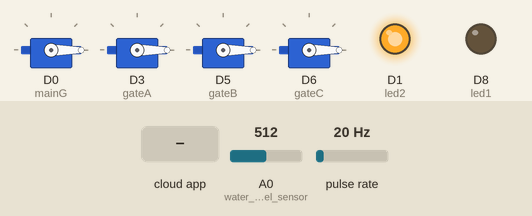
A sketch run on a simulated ESP8266 (NodeMCU). Parts: 4 × servo, output pins drawn as LEDs (lit = HIGH). Wiring (inferred from the names in the program): pulse sensor: data D7. The inputs (shaded band) are chosen by the test bench; at power-on: A0 (water_level_sensor) = 512, pulse rate 20 Hz. WiFi joins after 1.5 s; servers stay silent unless stated; the Firebase database answers and starts empty; what the sketch prints to the serial monitor is not drawn.

Above: at 4.4 s.
4.5 s: the phone or cloud app sets mainGate to 1
At 7.6 s:
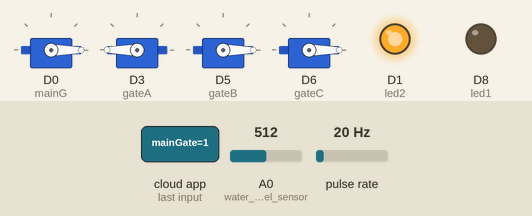
8.1 s: the phone or cloud app sets gateA to 1
At 9.54 s:
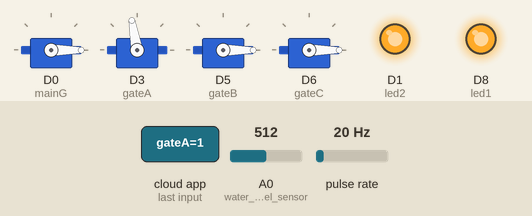
11.1 s: the phone or cloud app sets gateB to 1
At 13.7 s:
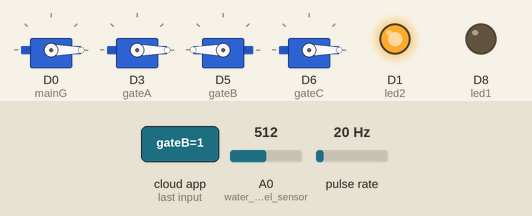
14.1 s: the phone or cloud app sets gateC to 1
At 16.8 s:
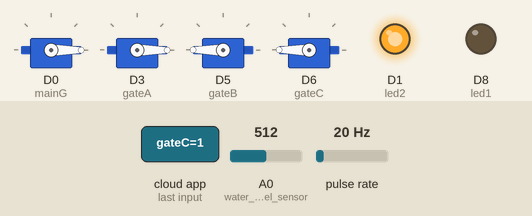
17.1 s: the phone or cloud app sets mainGate to 0
At 19.4 s:
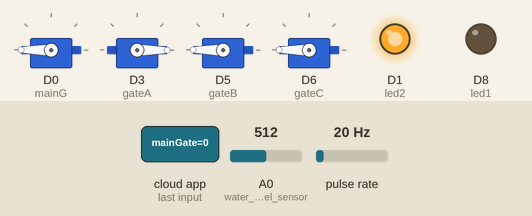
20.2 s: the phone or cloud app sets gateA to 0
At 22.4 s:
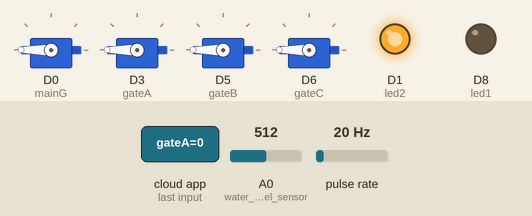
Timing chart, 0 to 23.9 s (numbered marks = the images above; inputs shaded):
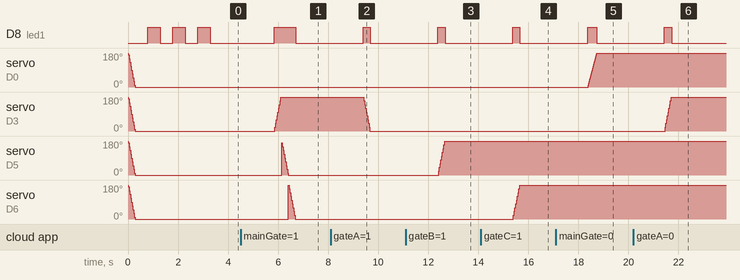

The sketch:

RiSysv1.ino
```cpp
#include <Servo.h>

#if defined(ESP32)
#include <WiFi.h>
#include <FirebaseESP32.h>
#elif defined(ESP8266)
#include <ESP8266WiFi.h>
#include <FirebaseESP8266.h>
#endif

#include <addons/TokenHelper.h>
#include <addons/RTDBHelper.h>
#define API_KEY "AIzaSyAMe193JtamVePNjIiMRvvnGANwhOsNSX0"
#define DATABASE_URL "https://prototypeproject-eeb91.firebaseio.com/"
#define USER_EMAIL "arduino@gmail.com"
#define USER_PASSWORD "arduino123"
FirebaseData fbdo;
FirebaseAuth auth;
FirebaseConfig config;


#define FIREBASE_HOST "prototypeproject-eeb91.firebaseio.com"
#define FIREBASE_AUTH "UCZ5lFED8KxcprRhIHzt1uk4ac2OEmhB1GfdTp6S"
#define WIFI_SSID "WirelessFidelity" //name
#define WIFI_PASSWORD "REVAN1130" //pass

Servo mainG;
Servo gateA;
Servo gateB;
Servo gateC;

long sendDataCurrentMillis = 0;
long sendDataPreviousMillis = 0;

int led1 = 15;
int led2 = 5;
int servoPositionClose = 0;      // servo degree
int servoPositionOpen = 180;      // servo degree

int posMain = 180;
int posGateA = 180;
int posGateB = 0;
int posGateC = 0;

bool isMain = true;
bool isGateA = true;
bool isGateB = true;
bool isGateC = true;

bool isMainRun = true;
bool isGateARun = true;
bool isGateBRun = true;
bool isGateCRun = true;


#define water_level_sensor  A0

#define flow_meter_sensor  D7
long currentMillis = 0;
long previousMillis = 0;
float calibrationFactor = 4.5;
volatile byte pulseCount;
byte pulse1Sec = 0;
float flowRate;
unsigned int flowMilliLitres;
unsigned long totalMilliLitres;
void IRAM_ATTR pulseCounter()
{
  pulseCount++;
}


void setup() {
  Serial.begin(115200);
  mainG.attach(16);
  gateA.attach(0);
  gateB.attach(14);
  gateC.attach(12);

  int pos = 0;
  for (pos = 180; pos >= 0 ; pos -= 10) {
    mainG.write(pos);
    gateA.write(pos);
    gateB.write(pos);
    gateC.write(pos);
    delay(15);
  }

  pinMode(led1,OUTPUT);
  pinMode(led2,OUTPUT);
  digitalWrite(led2,HIGH);

  WiFi.begin(WIFI_SSID, WIFI_PASSWORD);
  Serial.print("connecting");
  while (WiFi.status() != WL_CONNECTED) {
    Serial.print(".");
    digitalWrite(led1,LOW);
    delay(500);
    digitalWrite(led1,HIGH);
    delay(500);
  }
  Serial.println();
  Serial.print("connected: ");
  Serial.println(WiFi.localIP());

  Serial.printf("Firebase Client v%s\n\n", FIREBASE_CLIENT_VERSION);
  config.api_key = API_KEY;
  auth.user.email = USER_EMAIL;
  auth.user.password = USER_PASSWORD;
  config.database_url = DATABASE_URL;
  config.token_status_callback = tokenStatusCallback;
  Firebase.begin(&config, &auth);
  Firebase.reconnectWiFi(true);
  Serial.print("Starting Firebase");
  for(int i = 0; i < 1; i++){
    Serial.print(".");
    digitalWrite(led1,LOW);
    delay(500);
    digitalWrite(led1,HIGH);
    delay(500);
  }

  //flow meter init
  pinMode(flow_meter_sensor, INPUT_PULLUP);
  pulseCount = 0;
  flowRate = 0.0;
  flowMilliLitres = 0;
  totalMilliLitres = 0;
  previousMillis = 0;
  attachInterrupt(digitalPinToInterrupt(flow_meter_sensor), pulseCounter, FALLING);

  Serial.println("started");
  digitalWrite(led1,LOW);
}
bool isRun = false;
void loop() {
  loopWaterLevel();
  loopFlowMeter();
  loopGetData();
}

void loopGetData(){
  sendDataCurrentMillis = millis();
  if (sendDataCurrentMillis - sendDataPreviousMillis > 1000) {
    sendDataPreviousMillis = millis();
    int fMainGate = 0; Firebase.getInt(fbdo, F("/waterIrrigation/mainGate"),&fMainGate);
    int fGateA  = 0; Firebase.getInt(fbdo, F("/waterIrrigation/gateA"),&fGateA);
    int fGateB  = 0; Firebase.getInt(fbdo, F("/waterIrrigation/gateB"),&fGateB);
    int fGateC  = 0; Firebase.getInt(fbdo, F("/waterIrrigation/gateC"),&fGateC);
    Serial.printf("Get MainGate... %s\n",String(fMainGate).c_str());
    Serial.printf("Get GateA... %s\n",String(fGateA).c_str());
    Serial.printf("Get GateB... %s\n",String(fGateB).c_str());
    Serial.printf("Get GateC... %s\n",String(fGateC).c_str());

    isMain = fMainGate == 1 ? true : false;
    isGateA = fGateA == 1 ? true : false;
    isGateB = fGateB == 1 ? true : false;
    isGateC = fGateC == 1 ? true : false;

    if(isRun){
      digitalWrite(led1,HIGH);
      if(isMain != isMainRun){
        if(fMainGate == 1 ? true : false){
          for (posMain = 180; posMain >= 0; posMain -= 5) {
            mainG.write(posMain);
            delay(10);
          }
        }else{
          for (posMain = 0; posMain <= 180; posMain += 5) {
            mainG.write(posMain);
            delay(10);
          }
        }
        isMainRun = isMain;
      }

      if(isGateA != isGateARun){
        if(fGateA == 1 ? true : false){
            for (posGateA = 180; posGateA >= 0; posGateA -= 10) {
              gateA.write(posGateA);
              delay(15);
          }
        }else{
             for (posGateA = 0; posGateA <= 180; posGateA += 10) {
              gateA.write(posGateA);
              delay(15);
          }
        }
        isGateARun = isGateA;
      }


      if(isGateB != isGateBRun){
        if(fGateB == 1 ? true : false){
          for (posGateB = 0; posGateB <= 180; posGateB += 10) {
            gateB.write(posGateB);
            delay(15);
          }
        }else{
          for (posGateB = 180; posGateB >= 0; posGateB -= 10) {
            gateB.write(posGateB);
            delay(15);
          }
        }
        isGateBRun = isGateB;
      }


      if(isGateC != isGateCRun){
        if(fGateC == 1 ? true : false){
          for (posGateC = 0; posGateC <= 180; posGateC += 10) {
            gateC.write(posGateC);
            delay(15);
          }
        }else{
          for (posGateC = 180; posGateC >= 0; posGateC -= 10) {
            gateC.write(posGateC);
            delay(15);
          }
        }
        isGateCRun = isGateC;
      }
    }
    isRun = true;

    digitalWrite(led1,LOW);
    Serial.println("========");


    int fReset = 0; Firebase.getInt(fbdo, F("/waterIrrigationReset/isReset"),&fReset);
    bool isReset = fReset == 1 ? true : false;
    if(isReset){
        resetFlowMeter();
        Firebase.setInt(fbdo, F("/waterIrrigationReset/isReset"), 0);
    }
  }
}


void loopFlowMeter(){
  currentMillis = millis();
  if (currentMillis - previousMillis > 1000) {
    pulse1Sec = pulseCount;
    pulseCount = 0;
    flowRate = ((1000.0 / (millis() - previousMillis)) * pulse1Sec) / calibrationFactor;
    previousMillis = millis();
    flowMilliLitres = (flowRate / 60) * 1000;
    totalMilliLitres += flowMilliLitres;
    // Print the flow rate for this second in litres / minute
    Serial.print("Flow rate: ");
    Serial.print(int(flowRate));  // Print the integer part of the variable
    Firebase.setFloat(fbdo, F("/waterIrrigation/flRate"), flowRate);
    Serial.print("L/min");
    Serial.print("\t");       // Print tab space
    // Print the cumulative total of litres flowed since starting
    Serial.print("Output Liquid Quantity: ");
    Serial.print(totalMilliLitres);
    Firebase.setFloat(fbdo, F("/waterIrrigation/flmL"), totalMilliLitres);
    Serial.print("mL / ");
    Serial.print(totalMilliLitres / 1000);
    Firebase.setFloat(fbdo, F("/waterIrrigation/flL"), totalMilliLitres/1000);
    Serial.println("L");
  }
}

void resetFlowMeter(){
    previousMillis = 0;
    pulse1Sec = 0;
    totalMilliLitres = 0;
    calibrationFactor = 4.5;
    pulseCount = 0;
    flowRate = 0.0;
    flowMilliLitres = 0;
    attachInterrupt(digitalPinToInterrupt(flow_meter_sensor), pulseCounter, FALLING);
}

void loopWaterLevel(){
  int waterLevel = analogRead(water_level_sensor);

  Firebase.setInt(fbdo, F("/waterIrrigation/waterLevel"), waterLevel);
}
```

Measured:
- after the input at 4.5 s, servo on D0 (mainG): stays 0° (without the input it goes to 10° after 1.4 s)
- after the input at 8.1 s, D8 (led1): LOW → HIGH after 1.3 s, → LOW 0.29 s later; servo on D3 (gateA): moves from 180° to 0° over 0.24 s, starting after 1.3 s
- after the input at 11.1 s, D8 (led1): LOW → HIGH after 1.3 s, → LOW 0.29 s later; servo on D5 (gateB): moves from 0° to 180° over 0.24 s, starting after 1.3 s
- after the input at 14.1 s, D8 (led1): LOW → HIGH after 1.3 s, → LOW 0.29 s later; servo on D6 (gateC): moves from 0° to 180° over 0.24 s, starting after 1.3 s
- after the input at 17.1 s, D8 (led1): LOW → HIGH after 1.3 s, → LOW 0.37 s later; servo on D0 (mainG): moves from 0° to 180° over 0.34 s, starting after 1.3 s
- after the input at 20.2 s, D8 (led1): LOW → HIGH after 1.2 s, → LOW 0.29 s later; servo on D3 (gateA): moves from 0° to 180° over 0.24 s, starting after 1.3 s
